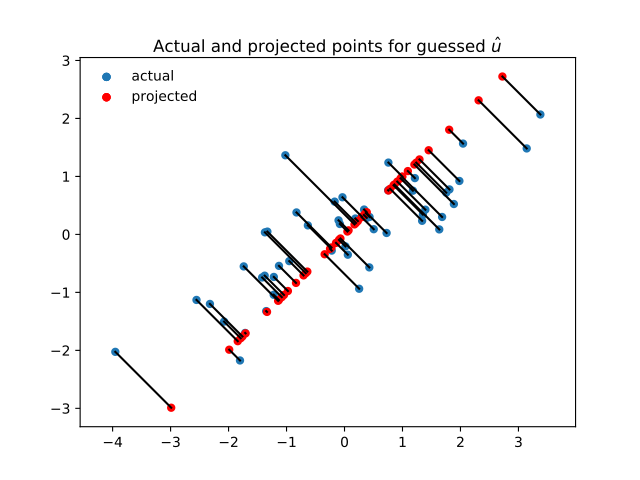

Generate this figure with Python:
u_guessed_row = u_guessed.reshape(1, 2)  # A row vector
c_values = u_guessed_row.dot(X)  # c values for scaling u
projected = u_guessed_row.T.dot(c_values)
# scale u by values to get projection
plt.scatter(X[0], X[1], label='actual')
# <...>
plt.scatter(projected[0], projected[1], color='r', label='projected')
# <...>
for i in range(X.shape[1]):
    # Plot line between projected and actual point
    proj_pt = projected[:, i]
    actual_pt = X[:, i]
    plt.plot([proj_pt[0], actual_pt[0]], [proj_pt[1], actual_pt[1]], 'k')
# [...]
plt.axis('equal')
# (...)
plt.legend(loc='upper left')
# <...>
plt.title("Actual and projected points for guessed $\hat{u}$")
# <...>
